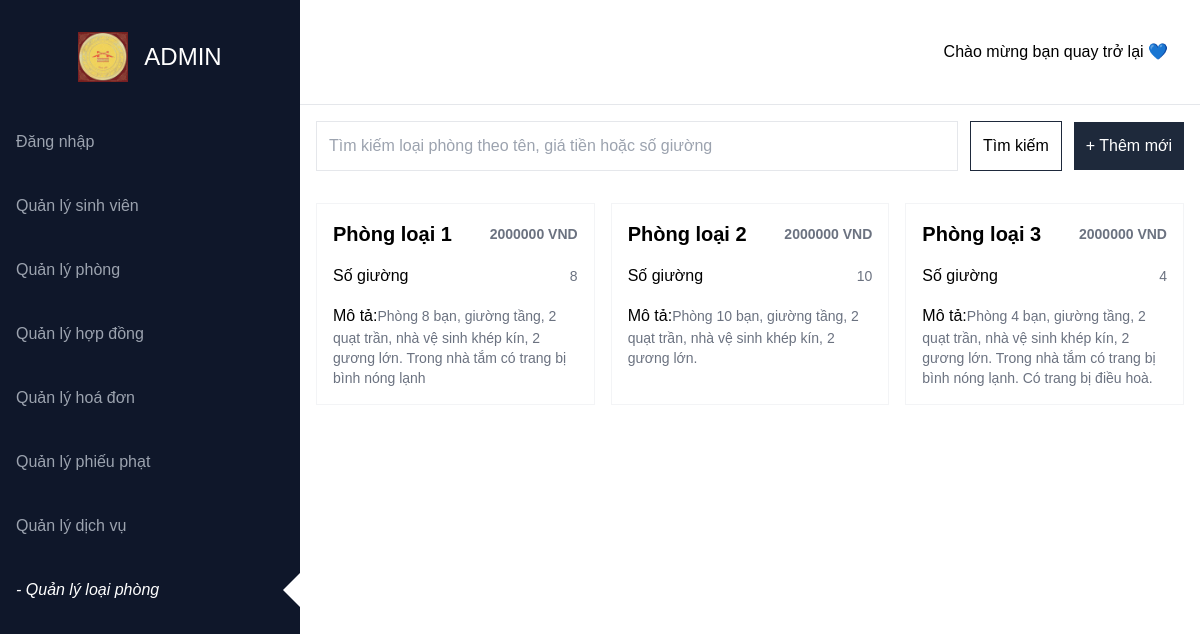
The page /QuanLyKyTucXa/room_Types.php on the database its author committed.
### tables this page shows
CREATE TABLE `room_types` (
  `id` int(11) NOT NULL,
  `name` varchar(50) NOT NULL,
  `price` int(11) NOT NULL,
  `maxNumberOfBed` int(11) NOT NULL,
  `description` text DEFAULT NULL,
  `created_at` timestamp NOT NULL DEFAULT current_timestamp(),
  `updated_at` timestamp NOT NULL DEFAULT current_timestamp() ON UPDATE current_timestamp()
);

### QuanLyKyTucXa/room_Types.php (the view, shortened to what this page needs)
<?php
    $con=mysqli_connect('localhost','root','','quanLyKyTuc1')
    or die('Lỗi kết nối');
    if(isset($_GET['find']))
        {
            $p=$_GET['p'];
            $query ="SELECT * FROM room_types WHERE name like '%$p%' or price like '%$p%' or maxNumberOfBed like '%$p%'";
            $roomTypes=mysqli_query($con,$query);
        }
        else {
            $query="SELECT * FROM room_types";
            $roomTypes=mysqli_query($con,$query);
        }
?>
<body>
    <div class="flex">
        <?php include_once './sidebar.php'; ?>
        <div class="flex-1 flex flex-col max-h-screen overflow-scroll">
            <div class="py-8 px-4 border-b flex justify-between">
                <button class="p-2 px-4 rounded-full hover:bg-gray-100 transition">Chào mừng bạn quay trở lại 💙</button>
            </div>
            <div class="flex-1 p-4">
                <form method="GET">
                    <div class="flex gap-3 items-center">
                        <input name="p" class="border p-3 focus:outline-none outline-none flex-1" type="text" placeholder="Tìm kiếm loại phòng theo tên, giá tiền hoặc số giường">
                        <button name="find" type="submit" class="border border-slate-800 p-3">Tìm kiếm</button>
                        <a href="http://localhost/QuanLyKyTucXa/room_Types_add.php" class="text-white bg-slate-800 p-3">+ Thêm mới</a>
                    </div>
                </form>
                <?php
            if (mysqli_num_rows($roomTypes) == 0) {
                echo '<div class="h-[60vh] grid place-items-center">Hiện tại không có loại phòng nào trong danh sách.</div>';
            } else {
                echo '<div class="grid grid-cols-3 gap-4">';
                while ($type = mysqli_fetch_array($roomTypes)) {
                    echo "<a href='http://localhost/QuanLyKyTucXa/room_Types_edit.php?ma={$type['id']}' class='p-4 mt-4 hover:bg-gray-100 border border-gray-100 cursor-pointer duration-100'>";
                    echo '<div class="font-semibold text-xl mb-4 flex justify-between items-center">';
                    echo "<span>{$type['name']}</span>";
                    echo "<span class='text-sm text-gray-500'>{$type['price']} VND</span>";
                    echo '</div>';
                    echo '<div class="flex items-center justify-between mb-4">';
                    echo '<span>Số giường</span>';
                    echo "<span class='text-sm text-gray-500'>{$type['maxNumberOfBed']}</span>";
                    echo '</div>';
                    echo '<span>Mô tả:</span>';
                    echo "<span class='text-sm text-gray-500'>{$type['description']}</span>";
                    echo '</a>';
                }
                echo '</div>';
            }
            ?>
            </div>
        </div>
    </div>
</body>

### QuanLyKyTucXa/style/style.css (style rules this page uses)
body { font-family: "Lucida Sans", "Lucida Sans Regular", "Lucida Grande", "Lucida Sans Unicode", Geneva, Verdana, sans-serif; }

### rows shown on the page
room_types: name "Phòng loại 1", price "2000000", maxNumberOfBed "8", description "Phòng 8 bạn, giường tầng, 2 quạt trần, nhà vệ sinh khép kín, 2 gương lớn. Trong nhà tắm có trang bị bình nóng lạnh"
room_types: name "Phòng loại 2", price "2000000", maxNumberOfBed "10", description "Phòng 10 bạn, giường tầng, 2 quạt trần, nhà vệ sinh khép kín, 2 gương lớn."
room_types: name "Phòng loại 3", price "2000000", maxNumberOfBed "4", description "Phòng 4 bạn, giường tầng, 2 quạt trần, nhà vệ sinh khép kín, 2 gương lớn. Trong nhà tắm có trang bị bình nóng lạnh. Có trang bị điều hoà."

### other values the page prints
$item["label"] "Đăng nhập"
$item["label"] "Quản lý sinh viên"
$item["label"] "Quản lý phòng"
$item["label"] "Quản lý hợp đồng"
$item["label"] "Quản lý hoá đơn"
$item["label"] "Quản lý phiếu phạt"
$item["label"] "Quản lý dịch vụ"
$item["label"] "Quản lý loại phòng"
